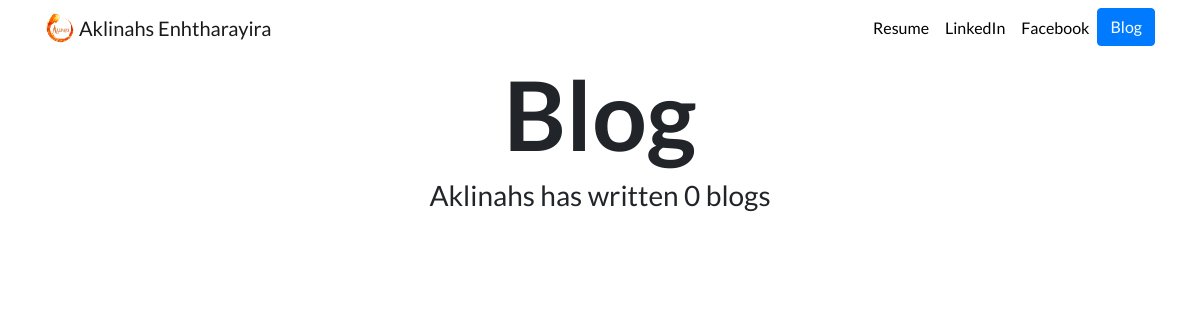
The page /blog/ on the database as committed earlier.
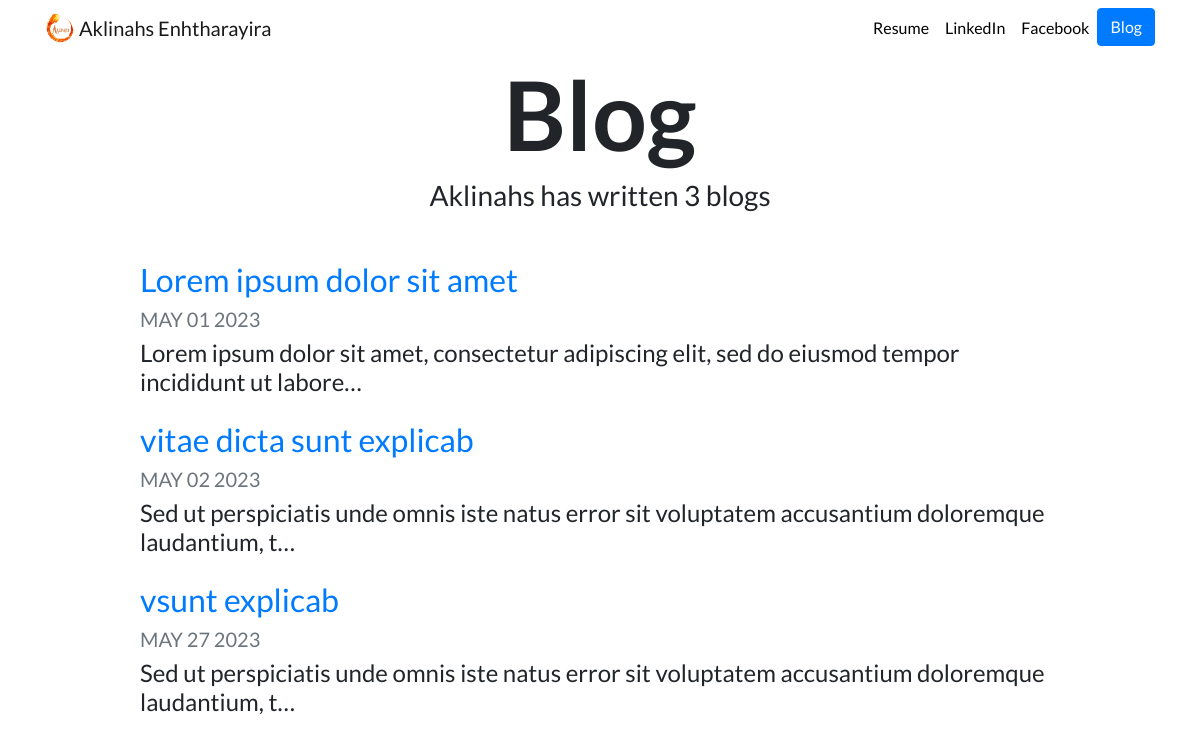
The same page on the database as committed later.
### blog/models.py (models this page shows, shortened)
class Blog(models.Model):
    title = models.CharField(max_length=255)
    description = models.TextField()
    date = models.DateField()

### blog/views.py (the view)
# urls.py: path('', views.all_blogs, name='all_blogs'),
def all_blogs(request):
    blogs = Blog.objects.all()
    return render(request, 'blog/all_blogs.html', {'blogs': blogs})

### blog/templates/blog/all_blogs.html
{% extends "portfolioWeb/base.html" %}
{% load static %}
{% block content %}
<h1 id="blogtitle" class="font-weight-bold text-center">Blog</h1>
<h3 class="text-center mb-5">Aklinahs has written {{ blogs.count }} blog{{ blogs.count|pluralize }}</h3>
{% for blog in blogs %}
<div class="row justify-content-center my-3">
  <div class="col-md-10">
    <a href="{% url 'blog:detail' blog.id %}">
      <h2>{{ blog.title }}</h2>
    </a>
    <h5 class="text-muted">{{ blog.date|date:'M d Y'|upper }}</h5>
    <h4>{{ blog.description|striptags|truncatechars:100 }}</h4>
  </div>
</div>
{% endfor %}
{% endblock %}

Rows that differ between the two databases and show on the page:
added Blog: title "Lorem ipsum dolor sit amet", date "MAY 01 2023", description "Lorem ipsum dolor sit amet, consectetur adipiscing elit, sed do eiusmod tempor incididunt ut labore…"
added Blog: title "vitae dicta sunt explicab", date "MAY 02 2023", description "Sed ut perspiciatis unde omnis iste natus error sit voluptatem accusantium doloremque laudantium, t…"
added Blog: title "vsunt explicab", date "MAY 27 2023", description "Sed ut perspiciatis unde omnis iste natus error sit voluptatem accusantium doloremque laudantium, t…"
Other text that changed with them:
{{ blogs.count }}: "0" → "3"
